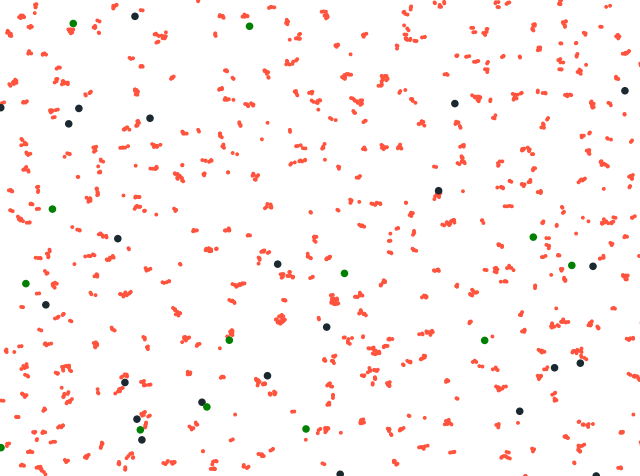

Reproduce this figure in Python.
# -*- coding: utf-8 -*-
"""
Éditeur de Spyder

Ceci est un script temporaire.
"""
import numpy as np
import matplotlib.pyplot as plt
import pdb

from pytictoc import TicToc
t = TicToc() #create instance of class


from sklearn.neighbors import NearestNeighbors

#plt.scatter(x, y, s=area, c=colors, alpha = 0.5)

posXmax = 600
posYmax = 600

speedX = 6
speedY = 6

tSize = 2.5

class Termite:
    
    def __init__(self, posX, posY, posXmax, posYmax, tSize):
        self.positionX = posX
        self.positionY = posY
        self.tSize = tSize
        self.color = "#1A2930"
        self.carryChip = 0
        self.posXmax = posXmax
        self.posYmax = posYmax
        self.boundsLeft = self.positionX - 1*self.tSize
        self.boundsRight = self.positionX + 1*self.tSize
        self.boundsBottom = self.positionY - 1*self.tSize
        self.boundsTop = self.positionY + 1*self.tSize
        self.plotArea = np.pi * self.tSize ** 2
          
    def move(self, speedX, speedY):
        self.positionX += (np.random.random() * 2 - 1) * speedX
        self.positionY += (np.random.random() * 2 - 1) * speedY
        
        self.boundsLeft = self.positionX - 1*self.tSize
        self.boundsRight = self.positionX + 1*self.tSize
        self.boundsBottom = self.positionY - 1*self.tSize
        self.boundsTop = self.positionY + 1*self.tSize
     
        
        if (self.boundsLeft > self.posXmax):
            self.positionX = 0
        
        if (self.boundsRight < 0):
            self.positionX = self.posXmax
            
        if (self.boundsTop > self.posYmax):
            self.positionY = 0
            
        if (self.boundsBottom < 0):
            self.positionY = self.posYmax



class Chip:
    
    def __init__(self,xpos, ypos, radius):
        self.radius = radius
        self.color = "#FF533D"
        self.positionX = xpos
        self.positionY = ypos
        self.plotArea = np.pi * self.radius ** 2


def scatterPlot(tGroup, wGroup):    
    tposX = [termite.positionX for termite in tGroup]
    tposY = [termite.positionY for termite in tGroup]    
    tColor = [termite.color for termite in tGroup] 
    tArea =  [termite.plotArea for termite in tGroup]    

    cposX = [c.positionX for c in wGroup]
    cposY = [c.positionY for c in wGroup]    
    cColor = [c.color for c in wGroup] 
    cArea =  [c.plotArea for c in wGroup] 

    AposX = cposX + tposX
    AposY = cposY + tposY
    AColor = cColor + tColor
    AArea = cArea + tArea

    fig = plt.figure(facecolor = "#F5F5F5")

    ax=fig.add_axes([0,0,1,1])
    ax.set_axis_off()                 
    ax.scatter(AposX, AposY, AArea, AColor)
    #plt.axis("off")
    ax.set_xlim([0,posXmax])
    ax.set_ylim([0,posYmax])

    ax.set_aspect('auto')
    plt.show()
    

nTermites = 100

tGroup = []

#populate Termite list
for i in range(1,nTermites+1):
    posX = np.random.random() * posXmax
    posY = np.random.random() * posYmax
    tGroup.append(Termite(posX, posY, posXmax, posYmax, tSize))

#populate Wood chips list

nChips = 2000

cRadius = 1
wGroup = []

for j in range(0 , nChips+1):
    
    wGroup.append(Chip(np.random.random() * posXmax,np.random.random() * posYmax,cRadius))


#scatterPlot(tGroup, wGroup)

t.tic()
#input("Press enter to continue...")
nIter = 1000

neigh = NearestNeighbors(1, tSize)

for n in range(1,nIter+1):
    if ( n % 100 == 0):
        print(n)
    for i in range(0,nTermites):
        vAnt = tGroup[i]
        
        vAnt.move(speedX, speedY)
        
        
        
        #cPosX = [c.positionX for c in wGroup]
        #cPosY = [c.positionY for c in wGroup]
        
        cPos = [[c.positionX, c.positionY] for c in wGroup]
        #pdb.set_trace()
        #cPosList =  map(list, zip(cPosX, cPosY))
        
        neigh.fit(cPos)
        res = neigh.kneighbors([[vAnt.positionX, vAnt.positionY]], 1, return_distance=True)
        
        distT = float(res[0])
        indx = int(res[1])
        
        if (distT <= tSize):
            if (vAnt.carryChip):
                    vAnt.carryChip = 0
                    wGroup.append(Chip(vAnt.positionX, vAnt.positionY, cRadius))
                    vAnt.color = "#1A2930"
                    vAnt.positionX += 10* np.random.random() -5
                    vAnt.positionY += 10* np.random.random() -5
            else:
                    wc = wGroup[indx]
                    vAnt.carryChip = 1
                    vAnt.color = "green"
                    wGroup.remove(wc)
#                    #print(len(wGroup))
#                    #pdb.set_trace()
            
        
        #nearest neighbours returns distance as first element and index at second
        
#        for j in range(0, len(wGroup)-1):
#            
#            wc = wGroup[j]
#            dist2X = ( vAnt.positionX - wc.positionX ) ** 2
#            dist2Y = ( vAnt.positionY - wc.positionY ) ** 2
#    
#            if (dist2X + dist2Y <= vAnt.tSize ** 2):
#                if (vAnt.carryChip):
#                    vAnt.carryChip = 0
#                    wGroup.append(Chip(vAnt.positionX, vAnt.positionY, cRadius))
#                    vAnt.color = "#1A2930"
#                    vAnt.positionX += 10* np.random.random() -5
#                    vAnt.positionY += 10* np.random.random() -5
#                else:
#                    vAnt.carryChip = 1
#                    vAnt.color = "green"
#                    wGroup.remove(wc)
#                    #print(len(wGroup))
#                    #pdb.set_trace()
                    
t.toc()
print("after " + str(nIter) + " Iterations")
scatterPlot(tGroup, wGroup)  
